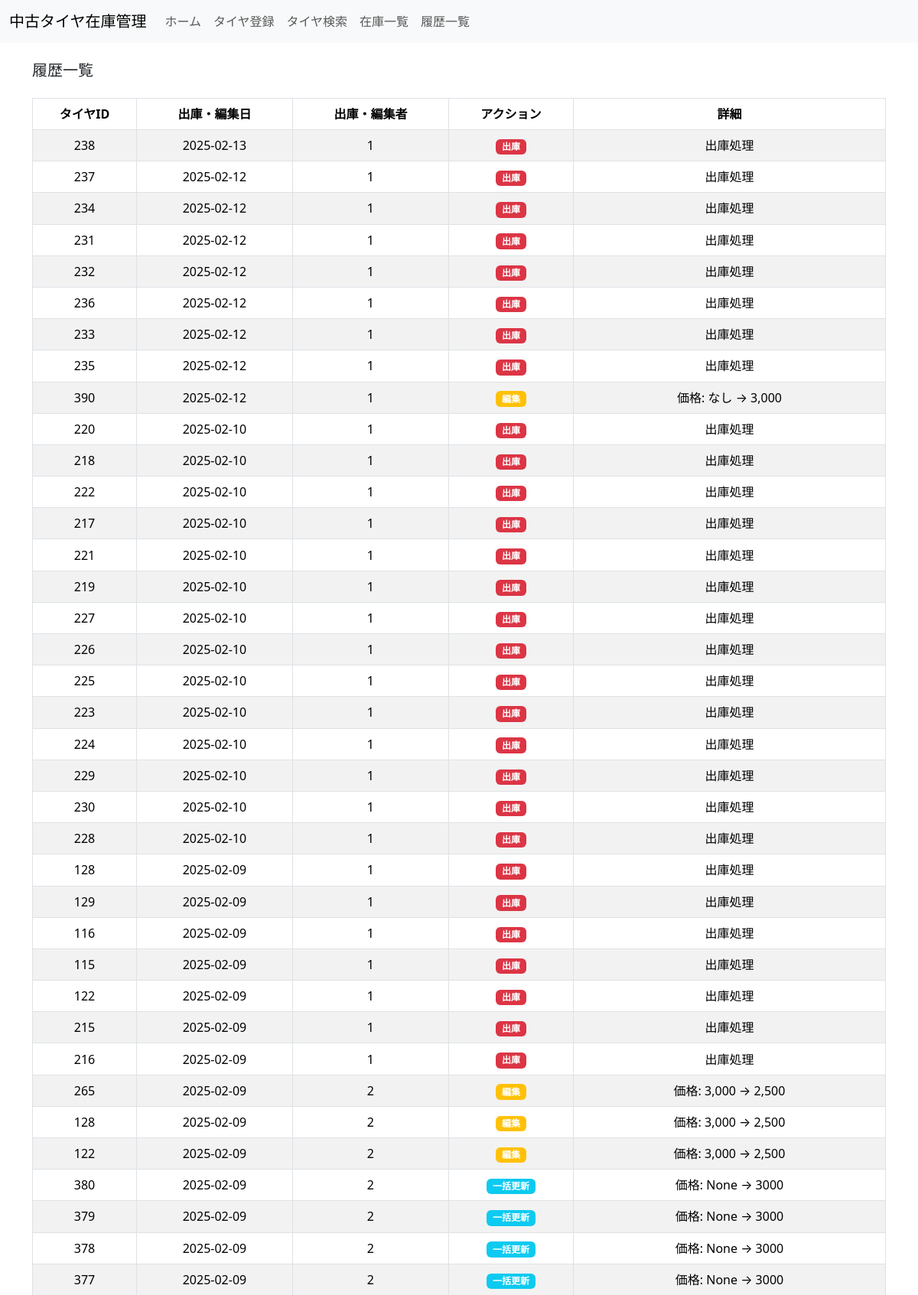
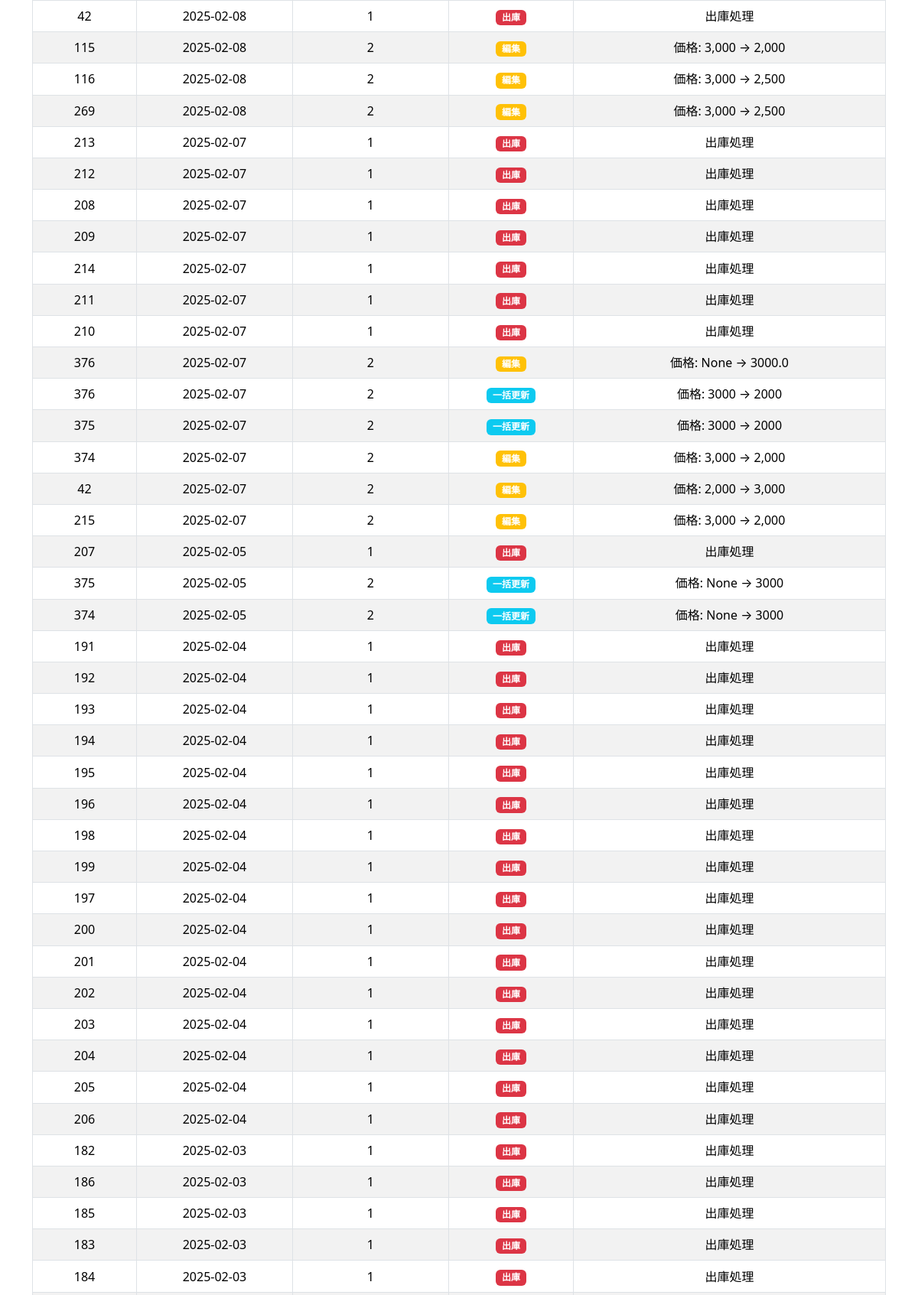
The app's page /history (upper part) with its own data (2 pictures, top to bottom).
### models.py (models this page shows)
class HistoryPage(db.Model):
    id = db.Column(db.Integer, primary_key=True)
    tire_id = db.Column(db.Integer, db.ForeignKey('input_page.id'), nullable=False)
    user_id = db.Column(db.Integer, db.ForeignKey('user.id'), nullable=False)
    action = db.Column(db.String, nullable=False)
    edit_date = db.Column(db.DateTime, nullable=False)
    details = db.Column(db.String)

### app.py (the view)
@app.route('/history')
def history_page():
    import logging
    logging.basicConfig()
    logging.getLogger('sqlalchemy.engine').setLevel(logging.INFO)
    dispatch_history = DispatchHistory.query.all()
    edit_history = HistoryPage.query.all()
    for record in dispatch_history:
        print(f"デバッグ: {record.dispatch_date} (型: {type(record.dispatch_date)})")
    dispatch_records = []  # ここでリストを定義
    for record in dispatch_history:
        try:
            if record.dispatch_date:  # Noneチェック
                dispatch_date = record.dispatch_date.astimezone(JST)  # JSTに変換
                formatted_date = dispatch_date.strftime('%Y-%m-%d')  # YYYY-MM-DD 形式
            else:
                formatted_date = ''  # None の場合は空文字
            dispatch_records.append({
                "tire_id": record.tire_id,
                "date": formatted_date,  # フォーマット済みの値を格納
                "user_id": record.user_id,
                "action": "出庫",
                "details": record.dispatch_note or "出庫処理"
            })
        except Exception as e:
            print(f"🚨 変換エラー: {e} (値: {record.dispatch_date})")
    edit_records = []
    for record in edit_history:
        try:
            if record.edit_date:  # Noneチェック
                edit_date = record.edit_date.astimezone(JST)  # JSTに変換
                formatted_date = edit_date.strftime('%Y-%m-%d')  # YYYY-MM-DD 形式
            else:
                formatted_date = ''  # None の場合は空文字
            edit_records.append({
                "tire_id": record.tire_id,
                "date": formatted_date,  # フォーマット済みの値を格納
                "user_id": record.user_id,
                "action": record.action,
                "details": record.details
            })
        except Exception as e:
            print(f"🚨 変換エラー: {e} (値: {record.edit_date})")
    combined_history = sorted(dispatch_records + edit_records, key=lambda x: x["date"], reverse=True)
    return render_template('history_page.html', history=combined_history)

### app.py (called while the page is built)
@app.context_processor
def inject_user():
    from flask_login import current_user
    return dict(user=current_user)

### templates/history_page.html
{% extends "base.html" %}
{% block content %}
<div class="container my-4">
    <h5 class="mb-4">履歴一覧</h5>
    <div class="table-responsive">
        <table class="table table-bordered table-striped table-hover">
            <thead class="thead-light">
                <tr>
                    <th style="min-width: 100px;">タイヤID</th>
                    <th style="min-width: 150px;">出庫・編集日</th>
                    <th style="min-width: 150px;">出庫・編集者</th>
                    <th style="min-width: 120px;">アクション</th>
                    <th style="min-width: 300px;">詳細</th>
                </tr>
            </thead>
            <tbody>
                {% for record in history %}
                <tr>
                    <td>{{ record.tire_id }}</td>
                    <td>{{ record.date }}</td>
                    <td>{{ record.user_id }}</td>
                    <td>
                        {% if record.action == "出庫" %}
                            <span class="badge bg-danger">{{ record.action }}</span>
                        {% elif record.action == "編集" %}
                            <span class="badge bg-warning">{{ record.action }}</span>
                        {% elif record.action == "一括更新" %}
                            <span class="badge bg-info">{{ record.action }}</span>
                        {% endif %}
                    </td>
                    <td>{{ record.details }}</td>
                </tr>
                {% endfor %}
            </tbody>
        </table>
    </div>
</div>
{% endblock %}

### static/css/style.css (style rules this page uses)
* { box-sizing: border-box; }
body { background-color: #f8f9fa; }
h5 { margin: 0; }
.table td, .table th { text-align: center; vertical-align: middle; }

### records on screen
HistoryPage: tire_id "390", date "2025-02-12", user_id "1", action "編集", details "価格: なし → 3,000"
HistoryPage: tire_id "265", date "2025-02-09", user_id "2", action "編集", details "価格: 3,000 → 2,500"
HistoryPage: tire_id "128", date "2025-02-09", user_id "2", action "編集", details "価格: 3,000 → 2,500"
HistoryPage: tire_id "122", date "2025-02-09", user_id "2", action "編集", details "価格: 3,000 → 2,500"
HistoryPage: tire_id "380", date "2025-02-09", user_id "2", action "一括更新", details "価格: None → 3000"
HistoryPage: tire_id "379", date "2025-02-09", user_id "2", action "一括更新", details "価格: None → 3000"
HistoryPage: tire_id "378", date "2025-02-09", user_id "2", action "一括更新", details "価格: None → 3000"
HistoryPage: tire_id "377", date "2025-02-09", user_id "2", action "一括更新", details "価格: None → 3000"
HistoryPage: tire_id "115", date "2025-02-08", user_id "2", action "編集", details "価格: 3,000 → 2,000"
HistoryPage: tire_id "116", date "2025-02-08", user_id "2", action "編集", details "価格: 3,000 → 2,500"
HistoryPage: tire_id "269", date "2025-02-08", user_id "2", action "編集", details "価格: 3,000 → 2,500"
HistoryPage: tire_id "376", date "2025-02-07", user_id "2", action "編集", details "価格: None → 3000.0"
HistoryPage: tire_id "376", date "2025-02-07", user_id "2", action "一括更新", details "価格: 3000 → 2000"
HistoryPage: tire_id "375", date "2025-02-07", user_id "2", action "一括更新", details "価格: 3000 → 2000"
HistoryPage: tire_id "374", date "2025-02-07", user_id "2", action "編集", details "価格: 3,000 → 2,000"
HistoryPage: tire_id "42", date "2025-02-07", user_id "2", action "編集", details "価格: 2,000 → 3,000"
HistoryPage: tire_id "215", date "2025-02-07", user_id "2", action "編集", details "価格: 3,000 → 2,000"
HistoryPage: tire_id "375", date "2025-02-05", user_id "2", action "一括更新", details "価格: None → 3000"
HistoryPage: tire_id "374", date "2025-02-05", user_id "2", action "一括更新", details "価格: None → 3000"

### other values on screen
{{ record.tire_id }} "238" "237" "234" "231" "232" "236" "233" "235" "220" "218" "222" "217" "221" "219" "227" "226" "225" "223" "224" "229" "230" "228" "128" "129" "116" "115" "122" "215" "216" "42" "213" "212" "208" "209" "214" "211" "210" "207" "191" "192" "193" "194" "195" "196" "198" "199" "197" "200" "201" "202" "203" "204" "205" "206" "182" "186" "185" "183" "184"
{{ record.date }} "2025-02-13" "2025-02-12" "2025-02-12" "2025-02-12" "2025-02-12" "2025-02-12" "2025-02-12" "2025-02-12" "2025-02-10" "2025-02-10" "2025-02-10" "2025-02-10" "2025-02-10" "2025-02-10" "2025-02-10" "2025-02-10" "2025-02-10" "2025-02-10" "2025-02-10" "2025-02-10" "2025-02-10" "2025-02-10" "2025-02-09" "2025-02-09" "2025-02-09" "2025-02-09" "2025-02-09" "2025-02-09" "2025-02-09" "2025-02-08" "2025-02-07" "2025-02-07" "2025-02-07" "2025-02-07" "2025-02-07" "2025-02-07" "2025-02-07" "2025-02-05" "2025-02-04" "2025-02-04" "2025-02-04" "2025-02-04" "2025-02-04" "2025-02-04" "2025-02-04" "2025-02-04" "2025-02-04" "2025-02-04" "2025-02-04" "2025-02-04" "2025-02-04" "2025-02-04" "2025-02-04" "2025-02-04" "2025-02-03" "2025-02-03" "2025-02-03" "2025-02-03" "2025-02-03"
{{ record.user_id }} "1" "1" "1" "1" "1" "1" "1" "1" "1" "1" "1" "1" "1" "1" "1" "1" "1" "1" "1" "1" "1" "1" "1" "1" "1" "1" "1" "1" "1" "1" "1" "1" "1" "1" "1" "1" "1" "1" "1" "1" "1" "1" "1" "1" "1" "1" "1" "1" "1" "1" "1" "1" "1" "1" "1" "1" "1" "1" "1"
{{ record.action }} "出庫" "出庫" "出庫" "出庫" "出庫" "出庫" "出庫" "出庫" "出庫" "出庫" "出庫" "出庫" "出庫" "出庫" "出庫" "出庫" "出庫" "出庫" "出庫" "出庫" "出庫" "出庫" "出庫" "出庫" "出庫" "出庫" "出庫" "出庫" "出庫" "出庫" "出庫" "出庫" "出庫" "出庫" "出庫" "出庫" "出庫" "出庫" "出庫" "出庫" "出庫" "出庫" "出庫" "出庫" "出庫" "出庫" "出庫" "出庫" "出庫" "出庫" "出庫" "出庫" "出庫" "出庫" "出庫" "出庫" "出庫" "出庫" "出庫"
{{ record.details }} "出庫処理" "出庫処理" "出庫処理" "出庫処理" "出庫処理" "出庫処理" "出庫処理" "出庫処理" "出庫処理" "出庫処理" "出庫処理" "出庫処理" "出庫処理" "出庫処理" "出庫処理" "出庫処理" "出庫処理" "出庫処理" "出庫処理" "出庫処理" "出庫処理" "出庫処理" "出庫処理" "出庫処理" "出庫処理" "出庫処理" "出庫処理" "出庫処理" "出庫処理" "出庫処理" "出庫処理" "出庫処理" "出庫処理" "出庫処理" "出庫処理" "出庫処理" "出庫処理" "出庫処理" "出庫処理" "出庫処理" "出庫処理" "出庫処理" "出庫処理" "出庫処理" "出庫処理" "出庫処理" "出庫処理" "出庫処理" "出庫処理" "出庫処理" "出庫処理" "出庫処理" "出庫処理" "出庫処理" "出庫処理" "出庫処理" "出庫処理" "出庫処理" "出庫処理"
